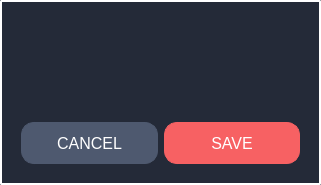
<?xml version="1.0" encoding="UTF-8"?>
<ui version="4.0">
 <class>Message</class>
 <widget class="QWidget" name="Message">
  <property name="geometry">
   <rect>
    <x>0</x>
    <y>0</y>
    <width>321</width>
    <height>185</height>
   </rect>
  </property>
  <property name="windowTitle">
   <string>Message</string>
  </property>
  <property name="styleSheet">
   <string notr="true">QWidget{
	background: #242A38;
	border: 2px solid white;
	border-radius: 2px;
}</string>
  </property>
  <layout class="QGridLayout" name="gridLayout">
   <item row="0" column="1">
    <widget class="QPlainTextEdit" name="text">
     <property name="styleSheet">
      <string notr="true">border: 0px solid none;
color: white;
font-size: 36px;</string>
     </property>
    </widget>
   </item>
   <item row="1" column="0" colspan="2">
    <layout class="QHBoxLayout" name="horizontalLayout">
     <property name="leftMargin">
      <number>10</number>
     </property>
     <property name="rightMargin">
      <number>10</number>
     </property>
     <item>
      <widget class="QPushButton" name="btn_no">
       <property name="cursor">
        <cursorShape>PointingHandCursor</cursorShape>
       </property>
       <property name="styleSheet">
        <string notr="true">QPushButton {
    background: #4E596F;
    border-width: 1px;
    border-radius: 13px;
    border-color: #4E596F;
    font: 12pt;
    color: white;
    padding: 10px;
	margin-left: 0px;
	margin-right: 0px;
	margin-top: 15px;
	margin-bottom: 10px;
	min-height: 20px;
}

QPushButton:hover {
background: qradialgradient(cx:0.3, cy:0.5, radius: 5.5,
              fx:0.5, fy:0.5, stop:0 #4E596F, stop:1 white);
}

QPushButton:pressed {
border-style: inset;
background: qradialgradient(cx:0.7, cy:0.5, radius: 5.5,
              fx:0.5, fy:0.5, stop:0 #4E596F, stop:1 black);
}

QPushButton:focus {
   border: none;
   outline: none;
}</string>
       </property>
       <property name="text">
        <string>CANCEL</string>
       </property>
      </widget>
     </item>
     <item>
      <widget class="QPushButton" name="btn_yes">
       <property name="cursor">
        <cursorShape>PointingHandCursor</cursorShape>
       </property>
       <property name="styleSheet">
        <string notr="true">QPushButton {
	background: #f76163;
    border-width: 1px;
    border-radius: 13px;
    border-color: #f76163;
    font: 12pt;
    color: white;
    padding: 10px;
	margin-left: 0px;
	margin-right: 0px;
	margin-top: 15px;
	margin-bottom: 10px;
	min-height: 20px;
}

QPushButton:hover {
background: qradialgradient(cx:0.3, cy:0.5, radius: 5.5,
              fx:0.5, fy:0.5, stop:0 #f65964, stop:1 white);
}

QPushButton:pressed {
background: qradialgradient(cx:0.7, cy:0.5, radius: 5.5,
              fx:0.5, fy:0.5, stop:0 #f65964, stop:1 black);
}

QPushButton:focus {
   border: none;
   outline: none;
}</string>
       </property>
       <property name="text">
        <string>SAVE</string>
       </property>
      </widget>
     </item>
    </layout>
   </item>
  </layout>
 </widget>
 <resources>
  <include location="resources/res.qrc"/>
 </resources>
 <connections/>
</ui>
